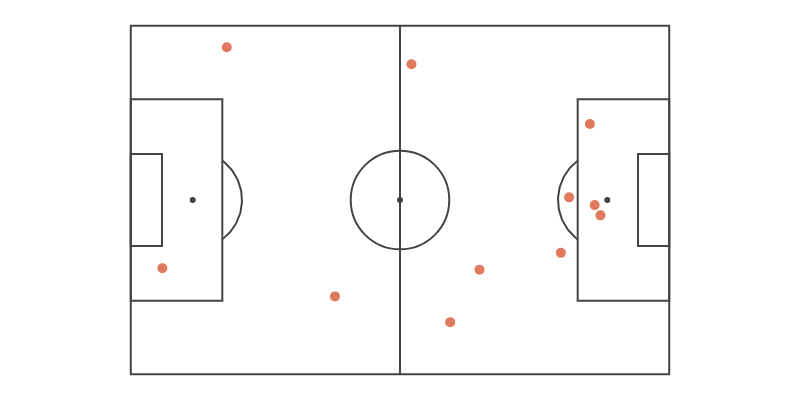

This figure's notebook cell:
### Code cell
df = pd.DataFrame({
    'x': np.random.uniform(0, 100, 11),
    'y': np.random.uniform(0, 100, 11),
    'name': [f'Player {i+1}' for i in range(11)]
})

pitch = pb.viz.Pitch(width=800, height=400, theme="minimal", provider="opta")
pitch.plot_scatter(df, x='x', y='y', hover='name')
pitch.show()

### Figure 1 — Plotly figure (JSON) as saved in the notebook; plotly's stock layout.template omitted (floating-point values rounded to 4 significant figures)
{"data": [{"hoverinfo": "skip", "line": {"color": "#444444"}, "mode": "lines", "showlegend": false, "type": "scatter", "x": [17.85, 18.14, 18.41, 18.68, 18.94, 19.19, 19.43, 19.66, 19.87, 20.08, 20.28, 20.46, 20.63, 20.79, 20.94, 21.07, 21.19, 21.3, 21.39, 21.48, 21.54, 21.6, 21.64, 21.67, 21.68, 21.68, 21.67, 21.64, 21.6, 21.54, 21.48, 21.39, 21.3, 21.19, 21.07, 20.94, 20.79, 20.63, 20.46, 20.28, 20.08, 19.87, 19.66, 19.43, 19.19, 18.94, 18.68, 18.41, 18.14, 17.85], "y": [26.32, 26.55, 26.78, 27.02, 27.28, 27.54, 27.82, 28.1, 28.39, 28.69, 28.99, 29.31, 29.63, 29.95, 30.29, 30.62, 30.97, 31.31, 31.66, 32.02, 32.37, 32.73, 33.09, 33.46, 33.82, 34.18, 34.54, 34.91, 35.27, 35.63, 35.98, 36.34, 36.69, 37.03, 37.38, 37.71, 38.05, 38.37, 38.69, 39.01, 39.31, 39.61, 39.9, 40.18, 40.46, 40.72, 40.98, 41.22, 41.45, 41.68]}, {"hoverinfo": "skip", "line": {"color": "#444444"}, "mode": "lines", "showlegend": false, "type": "scatter", "x": [87.15, 86.86, 86.59, 86.32, 86.06, 85.81, 85.57, 85.34, 85.13, 84.92, 84.72, 84.54, 84.37, 84.21, 84.06, 83.93, 83.81, 83.7, 83.61, 83.52, 83.46, 83.4, 83.36, 83.33, 83.32, 83.32, 83.33, 83.36, 83.4, 83.46, 83.52, 83.61, 83.7, 83.81, 83.93, 84.06, 84.21, 84.37, 84.54, 84.72, 84.92, 85.13, 85.34, 85.57, 85.81, 86.06, 86.32, 86.59, 86.86, 87.15], "y": [41.68, 41.45, 41.22, 40.98, 40.72, 40.46, 40.18, 39.9, 39.61, 39.31, 39.01, 38.69, 38.37, 38.05, 37.71, 37.38, 37.03, 36.69, 36.34, 35.98, 35.63, 35.27, 34.91, 34.54, 34.18, 33.82, 33.46, 33.09, 32.73, 32.37, 32.02, 31.66, 31.31, 30.97, 30.62, 30.29, 29.95, 29.63, 29.31, 28.99, 28.69, 28.39, 28.1, 27.82, 27.54, 27.28, 27.02, 26.78, 26.55, 26.32]}, {"hoverinfo": "skip", "marker": {"color": "#444444", "size": 6}, "mode": "markers", "showlegend": false, "type": "scatter", "x": [12.08], "y": [34]}, {"hoverinfo": "skip", "marker": {"color": "#444444", "size": 6}, "mode": "markers", "showlegend": false, "type": "scatter", "x": [92.92], "y": [34]}, {"hoverinfo": "skip", "marker": {"color": "#444444", "size": 6}, "mode": "markers", "showlegend": false, "type": "scatter", "x": [52.5], "y": [34]}, {"hoverinfo": "text", "hovertext": ["Player 1 (79.9, 34.8)", "Player 2 (81.4, 50.8)", "Player 3 (59.3, 15.0)", "Player 4 (52.1, 88.9)", "Player 5 (17.8, 93.8)", "Player 6 (87.2, 45.6)", "Player 7 (85.3, 71.8)", "Player 8 (64.8, 30.0)", "Player 9 (5.9, 30.4)", "Player 10 (37.9, 22.4)", "Player 11 (86.2, 48.5)"], "marker": {"color": "#e07a5f", "size": 10}, "mode": "markers", "showlegend": false, "type": "scatter", "x": [83.87, 85.48, 62.29, 54.74, 18.72, 91.59, 89.53, 68.01, 6.158, 39.81, 90.46], "y": [23.69, 34.52, 10.18, 60.48, 63.79, 31.01, 48.81, 20.39, 20.71, 15.21, 33.0]}], "layout": {"font": {"color": "#444444", "family": "Helvetica Neue, Arial, sans-serif"}, "height": 400, "hoverlabel": {"bgcolor": "rgba(50,50,50,0.8)", "bordercolor": "rgba(255,255,255,0.2)", "font": {"color": "white", "family": "Helvetica Neue, Arial, sans-serif", "size": 16}}, "margin": {"b": 0, "l": 0, "r": 0, "t": 0}, "paper_bgcolor": "#ffffff", "plot_bgcolor": "#ffffff", "shapes": [{"line": {"color": "#444444"}, "type": "rect", "x0": 0, "x1": 105, "y0": 0, "y1": 68}, {"line": {"color": "#444444"}, "type": "rect", "x0": 52.5, "x1": 52.5, "y0": 0, "y1": 68}, {"line": {"color": "#444444"}, "type": "rect", "x0": 0, "x1": 17.85, "y0": 14.35, "y1": 53.65}, {"line": {"color": "#444444"}, "type": "rect", "x0": 87.15, "x1": 105, "y0": 14.35, "y1": 53.65}, {"line": {"color": "#444444"}, "type": "rect", "x0": 0, "x1": 6.09, "y0": 25.02, "y1": 42.98}, {"line": {"color": "#444444"}, "type": "rect", "x0": 98.91, "x1": 105, "y0": 25.02, "y1": 42.98}, {"line": {"color": "#444444"}, "type": "circle", "x0": 42.89, "x1": 62.11, "y0": 24.39, "y1": 43.61}], "showlegend": false, "title": {}, "width": 800, "xaxis": {"constrain": "domain", "fixedrange": true, "range": [-5, 110], "scaleanchor": "y", "showgrid": false, "showticklabels": false, "visible": false, "zeroline": false}, "yaxis": {"constrain": "domain", "fixedrange": true, "range": [-5, 73], "showgrid": false, "showticklabels": false, "visible": false, "zeroline": false}}}
